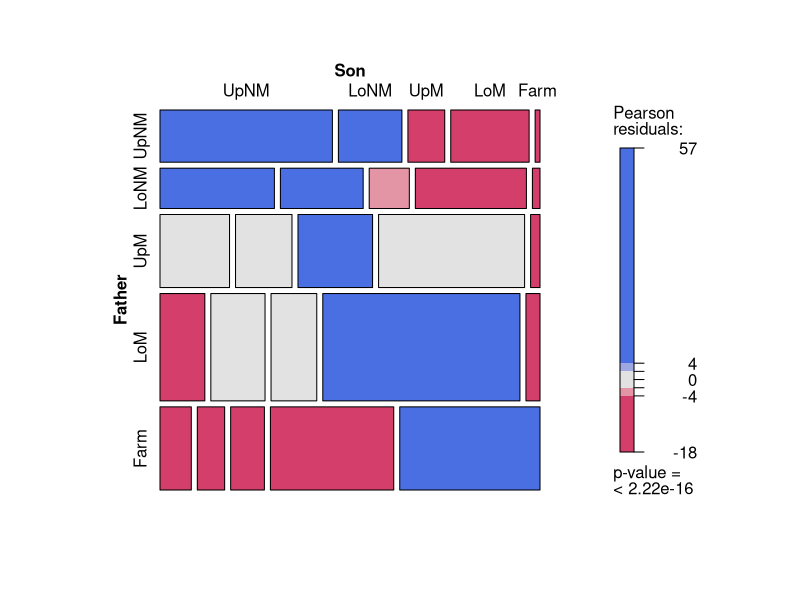
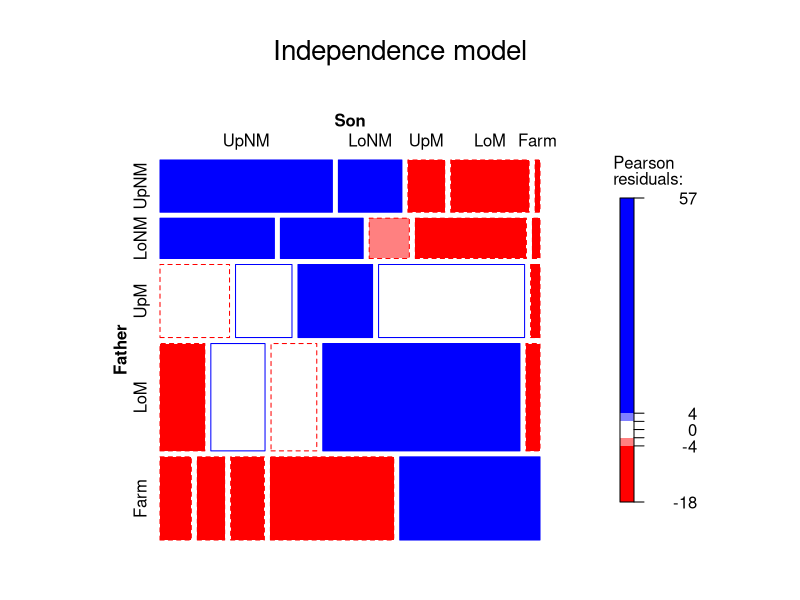
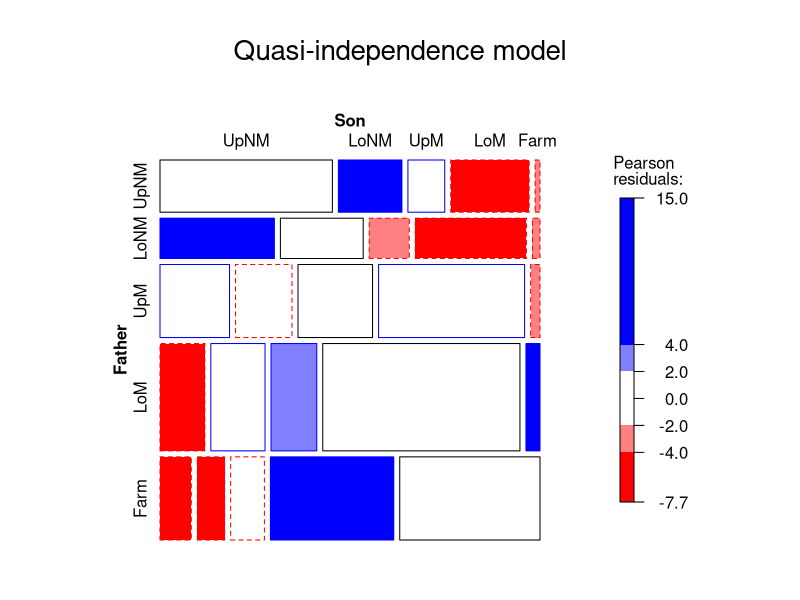
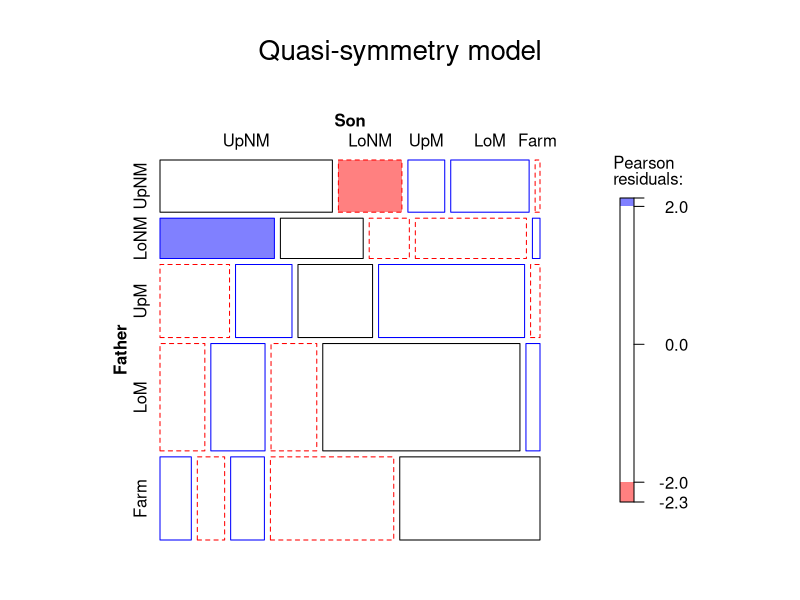
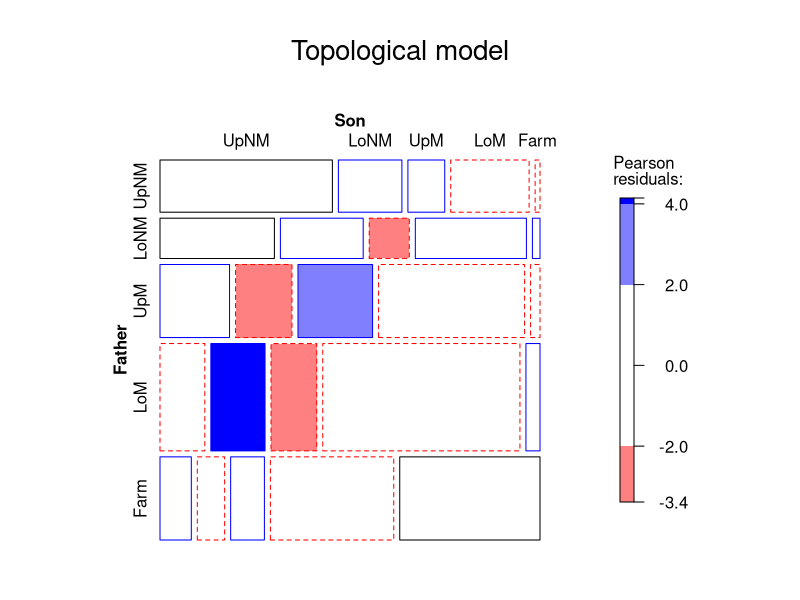
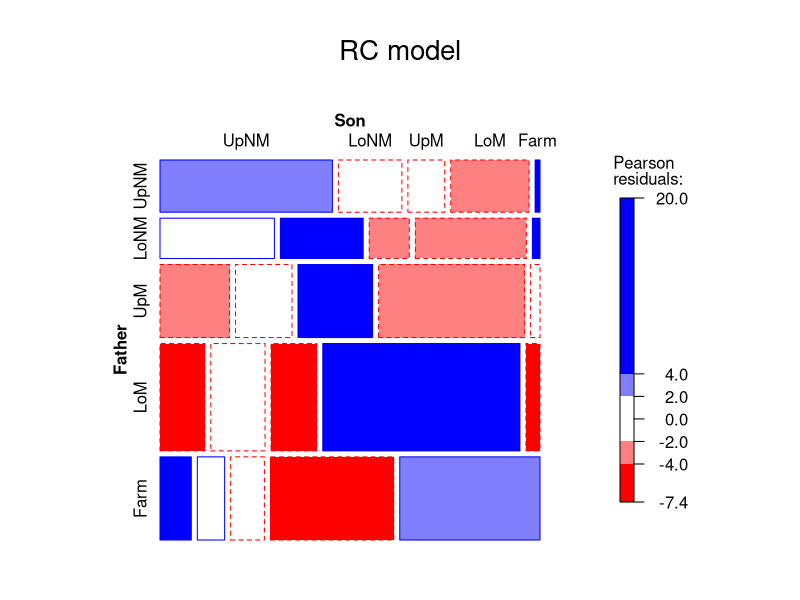
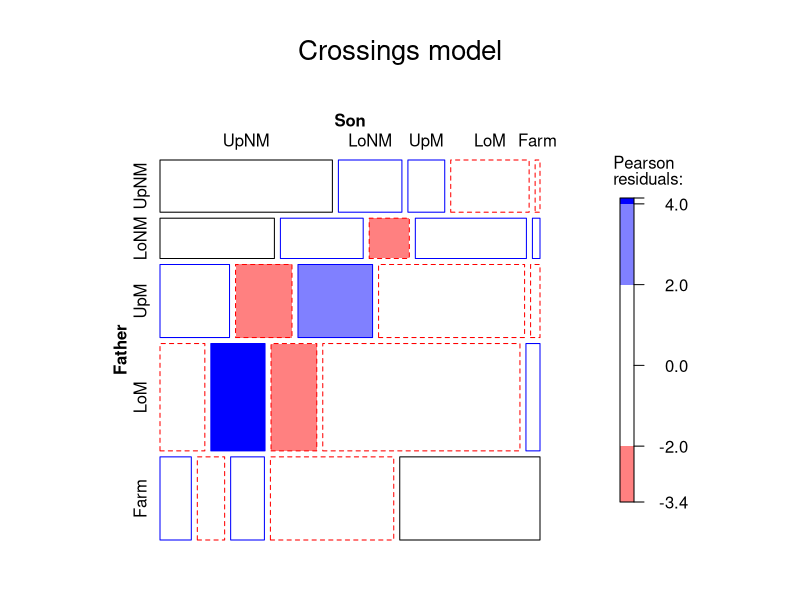
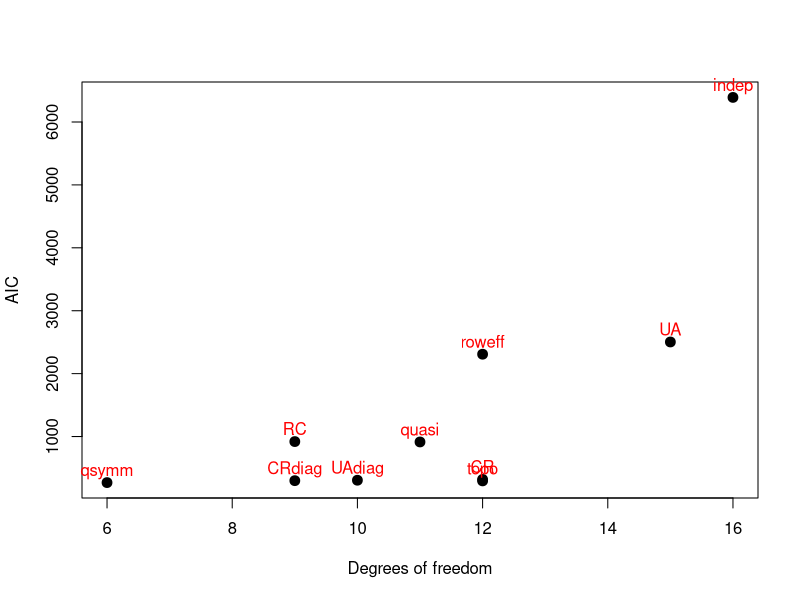

Write the R code that produced these figures, in order.
library(vcdExtra)


### Name: Hauser79
### Title: Hauser (1979) Data on Social Mobility
### Aliases: Hauser79
### Keywords: datasets

### ** Examples

data(Hauser79)
str(Hauser79)

# display table
structable(~Father+Son, data=Hauser79)

#Examples from Powers & Xie, Table 4.15
# independence model
mosaic(Freq ~ Father + Son, data=Hauser79, shade=TRUE)

hauser.indep <- gnm(Freq ~ Father + Son, data=Hauser79, family=poisson)
mosaic(hauser.indep, ~Father+Son, main="Independence model", gp=shading_Friendly)

hauser.quasi <-  update(hauser.indep, ~ . + Diag(Father,Son))
mosaic(hauser.quasi, ~Father+Son, main="Quasi-independence model", gp=shading_Friendly)

hauser.qsymm <-  update(hauser.indep, ~ . + Diag(Father,Son) + Symm(Father,Son))
mosaic(hauser.qsymm, ~Father+Son, main="Quasi-symmetry model", gp=shading_Friendly)
#mosaic(hauser.qsymm, ~Father+Son, main="Quasi-symmetry model")


# numeric scores for row/column effects
Sscore <- as.numeric(Hauser79$Son)
Fscore <- as.numeric(Hauser79$Father)

# row effects model
hauser.roweff <- update(hauser.indep, ~ . + Father*Sscore)
LRstats(hauser.roweff)

# uniform association
hauser.UA <- update(hauser.indep, ~ . + Fscore*Sscore)
LRstats(hauser.UA)

# uniform association, omitting diagonals
hauser.UAdiag <- update(hauser.indep, ~ . + Fscore*Sscore + Diag(Father,Son))
LRstats(hauser.UAdiag)

# Levels for Hauser 5-level model
levels <- matrix(c(
  2,  4,  5,  5,  5,
  3,  4,  5,  5,  5,
  5,  5,  5,  5,  5,
  5,  5,  5,  4,  4,
  5,  5,  5,  4,  1
  ), 5, 5, byrow=TRUE)

hauser.topo <- update(hauser.indep, ~ . + Topo(Father, Son, spec=levels))
mosaic(hauser.topo, ~Father+Son, main="Topological model", gp=shading_Friendly)

hauser.RC <- update(hauser.indep, ~ . + Mult(Father, Son), verbose=FALSE)
mosaic(hauser.RC, ~Father+Son, main="RC model", gp=shading_Friendly)
LRstats(hauser.RC)

# crossings models 
hauser.CR <- update(hauser.indep, ~ . + Crossings(Father,Son))
mosaic(hauser.topo, ~Father+Son, main="Crossings model", gp=shading_Friendly)
LRstats(hauser.CR)

hauser.CRdiag <- update(hauser.indep, ~ . + Crossings(Father,Son) + Diag(Father,Son))
LRstats(hauser.CRdiag)


# compare model fit statistics
modlist <- glmlist(hauser.indep, hauser.roweff, hauser.UA, hauser.UAdiag, 
                   hauser.quasi, hauser.qsymm,  hauser.topo, 
                   hauser.RC, hauser.CR, hauser.CRdiag)
sumry <- LRstats(modlist)
sumry[order(sumry$AIC, decreasing=TRUE),]
# or, more simply
LRstats(modlist, sortby="AIC")

mods <- substring(rownames(sumry),8)
with(sumry,
	{plot(Df, AIC, cex=1.3, pch=19, xlab='Degrees of freedom', ylab='AIC')
	text(Df, AIC, mods, adj=c(0.5,-.5), col='red', xpd=TRUE)
	})
